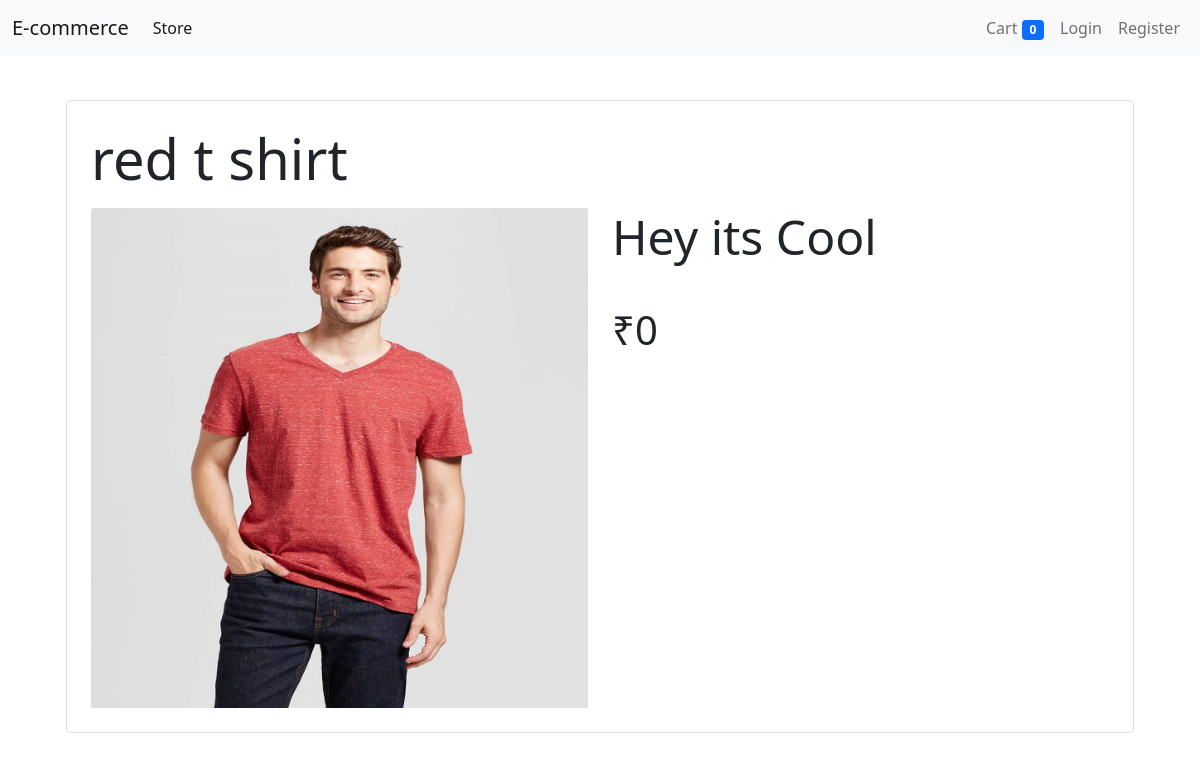
Screenshot of /?details=4 with the database file from the repository.
### products/models.py (models this page shows, shortened)
class Product(models.Model):
    title = models.CharField(max_length=50)
    price = models.IntegerField(default=0)
    category = models.ForeignKey(Categories ,on_delete=models.CASCADE,default=1)
    description = models.CharField(max_length=200,default="Hey its Cool")
    images =  models.ImageField(upload_to="products_images/")

### products/views.py (the view, shortened to what this page needs)
# urls.py: path('', Index.as_view(),name="home_page"),
class Index(View):
    def get(self,request):
        cart = request.session.get('cart')
        prod_id = request.GET.get('details')
        if prod_id:
            try:
                product = Product.objects.get(id = prod_id)
                if product:
                    return render(request,'details.html',{'product':product})
                else:
                    msg = 'The Page you are Trying to Access is Not Possible'
                    return render(request,'details.html',{'msg':msg})
            except Product.DoesNotExist:
                msg = 'The Page you are Trying to Access is Not Possible'
                return render(request,'details.html',{'msg':msg})

### products/templatetags/cart.py (called while the page is built)
@register.filter(name="currency")
def currency(number):
	return "₹"+str(number)

### templates/details.html
{% extends 'base.html' %}
{% block content %}
{% load cart %}
<div class="container" style="margin-top:100px">
    <div class="border rounded p-4 m-4" style="margin-top:300px;padding-top:200px;">
        {% if product %}
        <p class="display-4">{{ product.title }}</p>
        <div class="row">
            <div class="col-lg-6 col-md-6 col-10">
                <img src="{{ product.images.url }}" height="500px"  class="card-img-top" alt="..." />
            </div>
            <div class="col-lg-6 col-md-6 col-10">
                <p class="display-5">{{ product.description }} </p>
                <br>
                <p class="display-6">{{ product.price|currency }}</p>
            </div>
        </div>
        {% elif msg %}
        <p class="display-4">{{ msg }}</p>
        {% endif %}
    </div>
</div>
{% endblock %}

### rows the page displays
Product: title "red t shirt", images (picture), description "Hey its Cool", price "₹0"

### other values shown
{{ request.session.cart.keys|length }} "0"
